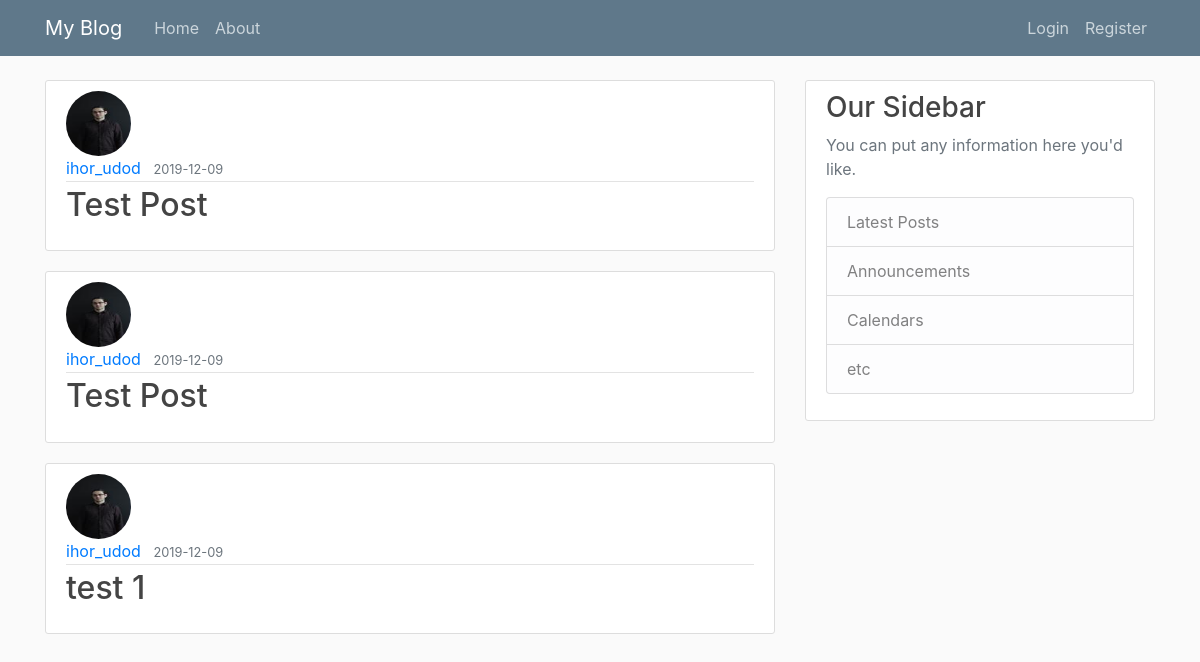
Page /home on the earlier database version.
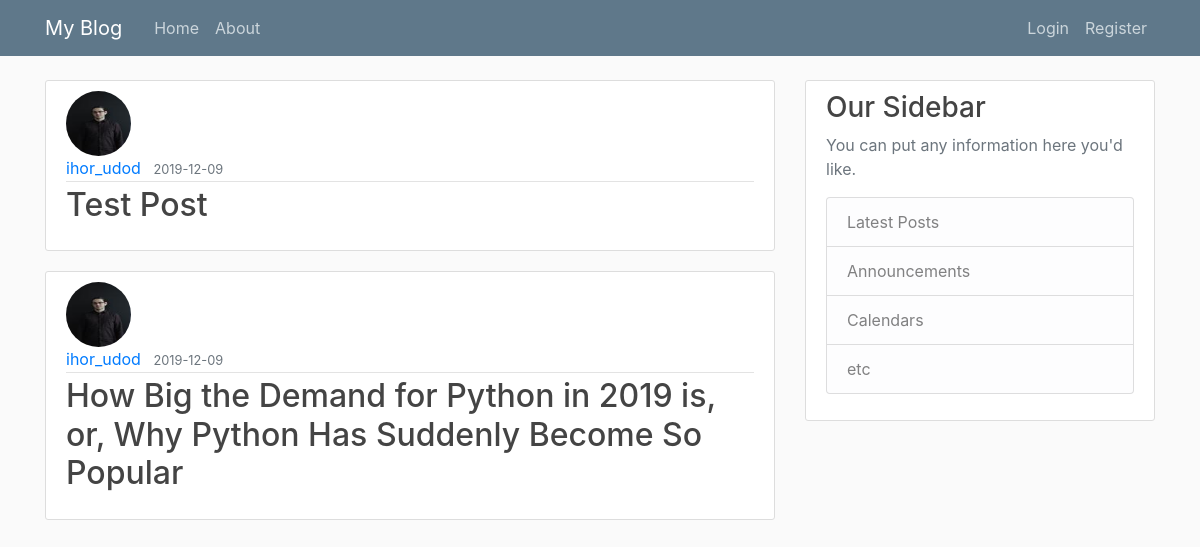
Same page on the later database version.
### fl_blog/models.py (models this page shows, shortened)
class Post(db.Model):
    id = db.Column(db.Integer, primary_key=True)
    title = db.Column(db.String(120), nullable=False)
    date_posted = db.Column(db.DateTime, nullable=False, default=datetime.utcnow)
    content = db.Column(db.Text, nullable=False)
    user_id = db.Column(db.Integer, db.ForeignKey('user.id'), nullable=False)

class User(db.Model, UserMixin):
    id = db.Column(db.Integer, primary_key=True)
    username = db.Column(db.String(20), unique=True, nullable=False)
    email = db.Column(db.String(120), unique=True, nullable=False)
    image_file = db.Column(db.String(20), nullable=False, default='default.jpg')
    password = db.Column(db.String(60), nullable=False)
    posts = db.relationship('Post', backref='author', lazy=True)

### fl_blog/routes.py (the view)
@app.route('/')
@app.route('/home')
def home():
    posts = Post.query.all()
    return render_template('home.html', posts=posts)

### fl_blog/templates/home.html (shortened to what this page needs)
{% extends "layout.html" %}
{% block content %}
    {% for post in posts %}
            <article class="media content-section">
                <div class="media-body">
                    <img class="rounded-circle article-img" src="{{ url_for('static', filename='profile_pics/' + post.author.image_file) }}">
                    <div class="article-metadata">
                        <a class="mr-2" href="#">{{ post.author.username }}</a>
                        <small class="text-muted">{{ post.date_posted.strftime('%Y-%m-%d') }}</small>
                    </div>
                        <h2><a class="article-title" href="{{ url_for('post', post_id=post.id) }}">{{ post.title }}</a></h2>
                </div>
            </article>
    {% endfor %}
{% endblock content %}

### fl_blog/templates/layout.html (shortened to what this page needs)
<!DOCTYPE html>
<html>
<head>
    <link rel="stylesheet" href="https://stackpath.bootstrapcdn.com/bootstrap/4.3.1/css/bootstrap.min.css">
    <link rel="stylesheet" type="text/css" href="{{ url_for('static', filename='main.css') }}">
</head>
<body>
    <header class="site-header">
        <nav class="navbar navbar-expand-md navbar-dark bg-steel fixed-top">
            <div class="container">
                <a class="navbar-brand mr-4" href="/">My Blog</a>
                <div class="collapse navbar-collapse" id="navbarToggle">
                    <div class="navbar-nav mr-auto">
                        <a class="nav-item nav-link" href="{{ url_for('home') }}">Home</a>
                        <a class="nav-item nav-link" href="/about">About</a>
                    </div>
                    <div class="navbar-nav">
                        {% if current_user.is_authenticated %}
                            <a class="nav-item nav-link" href="{{ url_for('new_post') }}">Create Post</a>
                            <a class="nav-item nav-link" href="{{ url_for('account') }}">Account</a>
                            <a class="nav-item nav-link" href="{{ url_for('logout') }}">Logout</a>
                        {% else %}
                            <a class="nav-item nav-link" href="{{ url_for('login') }}">Login</a>
                            <a class="nav-item nav-link" href="{{ url_for('register') }}">Register</a>
                        {% endif %}
                    </div>
                </div>
            </div>
        </nav>
    </header>
    <main role="main" class="container">
        <div class="row">
            <div class="col-md-8">
                {% block content %}{% endblock %}
            </div>
            <div class="col-md-4">
                <div class="content-section">
                    <h3>Our Sidebar</h3>
                    <p class='text-muted'>You can put any information here you'd like.
                    <ul class="list-group">
                        <li class="list-group-item list-group-item-light">Latest Posts</li>
                        <li class="list-group-item list-group-item-light">Announcements</li>
                        <li class="list-group-item list-group-item-light">Calendars</li>
                        <li class="list-group-item list-group-item-light">etc</li>
                    </ul>
                    </p>
                </div>
            </div>
        </div>
    </main>
</body>
</html>

### fl_blog/static/main.css (style rules this page uses)
body { background: #fafafa; color: #333333; margin-top: 5rem; }
h1, h2, h3, h4, h5, h6 { color: #444444; }
.bg-steel { background-color: #5f788a; }
.site-header .navbar-nav .nav-link { color: #cbd5db; }
.content-section { background: #ffffff; padding: 10px 20px; border: 1px solid #dddddd; border-radius: 3px; margin-bottom: 20px; }
.article-title { color: #444444; }
.article-img { height: 65px; width: 65px; margin-right: 16px; }
.article-metadata { padding-bottom: 1px; margin-bottom: 4px; border-bottom: 1px solid #e3e3e3 }

Differences in the rows shown:
removed Post: image_file (picture), author.username "ihor_udod", date_posted "2019-12-09", title "Test Post"
removed Post: image_file (picture), author.username "ihor_udod", date_posted "2019-12-09", title "test 1"
added Post: image_file (picture), author.username "ihor_udod", date_posted "2019-12-09", title "How Big the Demand for Python in 2019 is, or, Why Python Has Suddenly Become So Popular"
